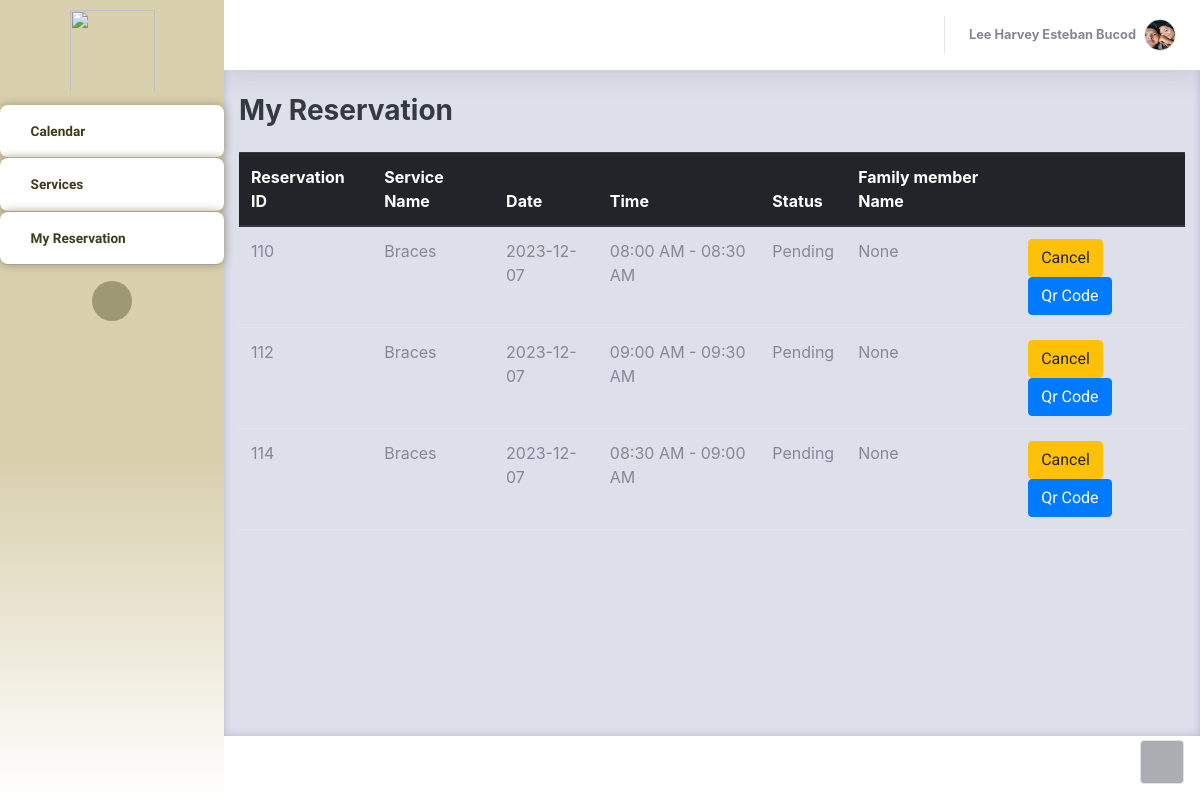
/Thesis1/Admin/PatientsOwnReservation.php (signed in), run on an earlier commit of the app's database.
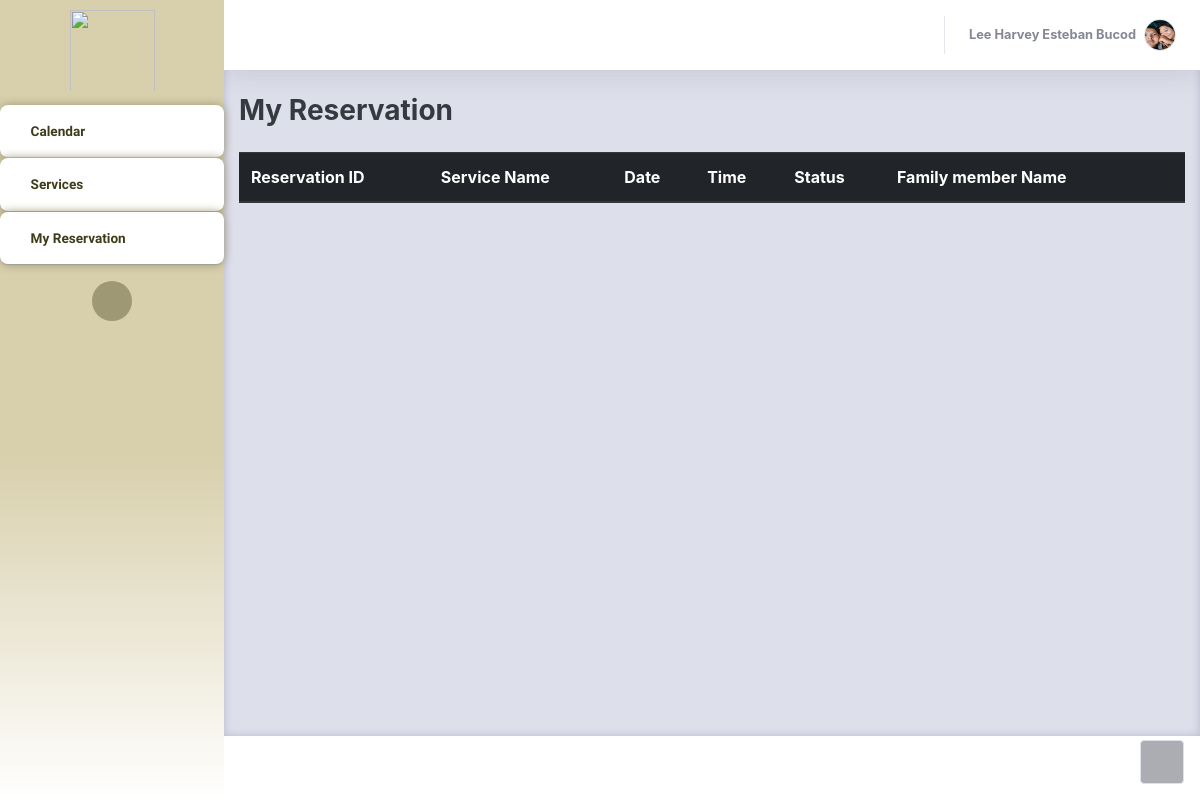
And on a later commit of the database.
### tables this page shows
CREATE TABLE `patients_user` (
  `userID` int(11) NOT NULL,
  `Email` varchar(255) NOT NULL,
  `Name` varchar(255) NOT NULL,
  `Address` varchar(255) NOT NULL,
  `PhoneNumber` varchar(255) NOT NULL,
  `Password` varchar(55) NOT NULL,
  `Hash` varchar(255) NOT NULL,
  `Access` varchar(25) NOT NULL,
  `Active` int(11) NOT NULL DEFAULT 0,
  `profilePic` varchar(255) NOT NULL,
  `last_activity` timestamp NOT NULL DEFAULT current_timestamp() ON UPDATE current_timestamp(),
  `activation_timestamp` timestamp NOT NULL DEFAULT current_timestamp()
);

CREATE TABLE `bookinglog` (
  `resID` int(11) NOT NULL,
  `userID` int(11) NOT NULL,
  `serviceName` varchar(255) NOT NULL,
  `date` date NOT NULL,
  `timeslot` varchar(255) NOT NULL,
  `remarks` varchar(255) NOT NULL,
  `status` varchar(255) NOT NULL,
  `FamMemberName` varchar(255) NOT NULL DEFAULT 'N/A',
  `confirmationHash` varchar(255) NOT NULL,
  `timestamp` timestamp NOT NULL DEFAULT current_timestamp() ON UPDATE current_timestamp()
);

### Thesis1/Admin/PatientsOwnReservation.php (the view, shortened to what this page needs)
<?php
     $con = connection();
     $user = $_SESSION['UserLogin'];
     $userID = $_SESSION['UserID'];
?>
<!DOCTYPE html>
<html lang="en">
<head>
    <link rel="stylesheet" href="assets/bootstrap/css/bootstrap.min.css">
    <link rel="stylesheet" href="assets/fonts/fontawesome-all.min.css">
    <link rel="stylesheet" href="assets/fonts/ionicons.min.css">
    <link rel="stylesheet" href="assets/css/aguilaraldo1_section_contact.css">
    <link rel="stylesheet" href="assets/css/Availability---Manage-availability-bookings-appointments_v1.css">
    <link rel="stylesheet" href="assets/css/Basic-Footer.css">
    <link rel="stylesheet" href="assets/css/Black-Navbar.css">
    <link rel="stylesheet" href="assets/css/Block-Responsive-Item-List.css">
    <link rel="stylesheet" href="assets/css/Bootstrap-Calendar.css">
    <link rel="stylesheet" href="assets/css/carousel-circulo.css">
    <link rel="stylesheet" href="assets/css/Carousel-Hero-1.css">
    <link rel="stylesheet" href="assets/css/Carousel-Hero.css">
    <link rel="stylesheet" href="assets/css/Diagonal-div-section.css">
    <link rel="stylesheet" href="assets/css/Feature-Section-MD.css">
    <link rel="stylesheet" href="https://djpsoftwarecdn.azureedge.net/availabilitycss-v1/availability.min.css">
    <link rel="stylesheet" href="assets/css/Login-Form-Basic-icons.css">
    <link rel="stylesheet" href="assets/css/Ultimate-Event-Calendar.css">
</head>
<body id="page-top">
    <div id="wrapper">
        <nav class="navbar navbar-dark align-items-start sidebar sidebar-dark accordion bg-gradient-primary p-0" style="border-color: rgb(255,255,255);background: linear-gradient(#d8cfac 57%, white 100%), #a6a263;border-radius: -1px;">
            <div class="container-fluid d-flex flex-column p-0"><img src="assets/img/Picsart_23-04-17_12-49-06-946.png" width="85" height="91" style="margin-left: 0px;padding-bottom: 0px;padding-top: 10px;">
                <ul class="navbar-nav text-light" id="accordionSidebar">
                    <li class="nav-item"><a class="nav-link" href="patientInterface.php" style="background: #ffffff;border-radius: 8px;margin-top: 13px;border-color: var(--bs-blue);border-top-width: 1px;border-top-color: #95947c;border-bottom: 1px outset rgba(149,148,124,0.33);box-shadow: 0px 0px 10px rgb(159,152,117);--bs-body-bg: #fff;"><i class="far fa-calendar" style="color: #3e3d1a;"></i><span style="background: transparent;color: #3e3d1a;font-family: 'Albert Sans', sans-serif;font-weight: bold;">Calendar</span></a></li>
                    <li class="nav-item"><a class="nav-link" style="background: #ffffff;font-weight: bold;color: var(--bs-black);border-radius: 8px;border-bottom: 1px outset rgba(149,148,124,0.49);box-shadow: 0px 0px 10px rgb(159,152,117);" href="patientServices.php"><i class="fas fa-hands" style="color: #3e3d1a;"></i><span style="color: #3e3d1a;font-family: 'Albert Sans', sans-serif;">Services</span></a><a class="nav-link active" style="background: #ffffff;font-weight: bold;color: var(--bs-black);border-radius: 8px;border-bottom: 1px outset rgba(149,148,124,0.49);box-shadow: 0px 0px 10px rgb(159,152,117);" href="PatientsOwnReservation.php"><i class="icon ion-ios-paper-outline" style="color: #3e3d1a;"></i><span style="color: #3e3d1a;font-family: 'Albert Sans', sans-serif;">My Reservation</span></a></li>
                </ul>
                <div class="text-center d-none d-md-inline"><button class="btn rounded-circle border-0" id="sidebarToggle" type="button" style="background: rgb(159,152,117);"></button></div>
            </div>
        </nav>
        <div class="d-flex flex-column" id="content-wrapper">
            <div id="content" style="background: var(--bs-gray-300);color: var(--bs-black);border-color: var(--bs-yellow);box-shadow: inset 0px 0px 9px var(--bs-gray-500);">
                <nav class="navbar navbar-light navbar-expand bg-white shadow mb-4 topbar static-top" style="background: rgb(255,255,255);border-color: rgb(255,0,0);">
                    <div class="container-fluid">
                        <ul class="navbar-nav flex-nowrap ms-auto">
                         <li class="nav-item dropdown no-arrow mx-1"><a class="nav-link" href="ChatsystemPatient.php"><i class="icon ion-email" style="font-size: 30px;color: #a6a263;margin-top: 8px;"></i></a></li>
                            <li class="nav-item dropdown no-arrow">
                                <div class="nav-item dropdown no-arrow"><a class="dropdown-toggle nav-link" aria-expanded="false" data-bs-toggle="dropdown" href="#"><span class="d-none d-lg-inline me-2 text-gray-600 small" style="font-weight: bold;color: var(--bs-black);"><?php
                                    echo $user;
                                    $profilestmt = "SELECT profilePic FROM patients_user WHERE userID = $userID";
                                    $exeProfile = $con->query($profilestmt);
                                    $row = $exeProfile->fetch_assoc();
                                    if($row)
                                    {
                                        $profilePic = $row['profilePic'];
                                        echo '</span><img class="border rounded-circle img-profile" src="'.$profilePic.'"></a>';
                                    }
                                ?>
                                </div>
                            </li>
                        </ul>
                    </div>
                </nav>
                <div class="container-fluid">
                    <div class="d-sm-flex justify-content-between align-items-center mb-4">
                        <h3 class="text-dark mb-0" style="font-weight: bold;">My Reservation</h3>
                    </div>
                    <div class="row">
                        <div class="col-md-12 col-xl-12">
                            <div class="table-responsive">
                                <table class="table">
                                    <thead class="thead-dark">
                                        <tr>
                                            <th>Reservation ID</th>
                                            <th>Service Name</th>
                                            <th>Date</th>
                                            <th>Time</th>
                                            <th>Status</th>
                                            <th>Family member Name</th>
                                            <th></th>
                                        </tr>
                                    </thead>
                                    <tbody>
                                      <?php
                                          $sqlstmt = "SELECT `resID`,`serviceName`, `date`, `timeslot`, `status`, `FamMemberName` FROM `bookinglog` WHERE userID = '$userID' AND status = 'Pending'";
                                          $exe = $con-> query($sqlstmt);
                                          while ($row = mysqli_fetch_assoc($exe)) {
                                            $resID = $row['resID'];
                                            $serviceNAme = $row['serviceName'];
                                            $sdate = $row['date'];
                                            $tslot = $row['timeslot'];
                                            $stat = $row['status'];
                                            $famMember = $row['FamMemberName'];
                                            echo '<tr>
                                        <td>'.$resID.'</td>
                                        <td>'.$serviceNAme.'</td>
                                        <td>'.$sdate.'</td>
                                        <td>'.$tslot.'</td>
                                        <td>'.$stat.'</td>
                                        <td>'.$famMember.'</td>
                                        <td>
                                        <button"><a href = "PatientsOwnReservation.php?cancelID='.$resID.'" class ="btn btn-warning">Cancel</a></button>
                                        <button"><a href = "patientsQrcode.php?qrID='.$resID.'" class ="btn btn-primary">Qr Code</a></button>
                                        </td>
                                        </tr>';
                                          }
                                      ?>
                                    </tbody>
                                </table>
                            </div>
                        </div>
                    </div>
                </div>
            </div>
            <footer class="bg-white sticky-footer">
            </footer>
        </div><a class="border rounded d-inline scroll-to-top" href="#page-top"><i class="fas fa-angle-up"></i></a>
    </div>
    <link rel="stylesheet" href="https://cdn.jsdelivr.net/npm/bootstrap@4.0.0/dist/css/bootstrap.min.css">
</body>
</html>

### Thesis1/Admin/assets/css/aguilaraldo1_section_contact.css (style rules this page uses)
.navbar { z-index: 1; }

### Thesis1/Admin/assets/css/Black-Navbar.css (style rules this page uses)
.navbar { margin-bottom: 0; }
.btn { border-radius: 0; }
.btn { font-family: 'Roboto'; font-weight: 400; }

### Thesis1/Admin/assets/css/Feature-Section-MD.css (style rules this page uses)
.waves-effect, a { -webkit-tap-highlight-color: transparent; }
.alert, .breadcrumb, .card, .card .card-header, .dropdown-menu, .file-custom, .input-group-addon, .jumbotron, .list-group .list-group-item, .modal-content, .nav .nav-link, .nav-tabs, .navbar, .navbar-toggler, .page-item:first-child .page-link, .page-item:last-child .page-link, .pagination-lg .page-item:first-child .page-link, .pagination-lg .page-item:last-child .page-link, .pagination-sm .page-item:first-child .page-link, .pagination-sm .page-item:last-child .page-link, .popover, .tag, .tooltip-inner, img { -moz-border-radius: 0px; -ms-border-radius: 0px; -o-border-radius: 0px; border-radius: 0px; }
.divider-new, .text-fluid, h1, h2, h3, h4, h5, h6 { font-weight: 300; }

What changed in the data, as far as the page shows it:
removed bookinglog: resID "110", serviceName "Braces", date "2023-12-07", timeslot "08:00 AM - 08:30 AM", status "Pending", FamMemberName "None"
removed bookinglog: resID "112", serviceName "Braces", date "2023-12-07", timeslot "09:00 AM - 09:30 AM", status "Pending", FamMemberName "None"
removed bookinglog: resID "114", serviceName "Braces", date "2023-12-07", timeslot "08:30 AM - 09:00 AM", status "Pending", FamMemberName "None"
